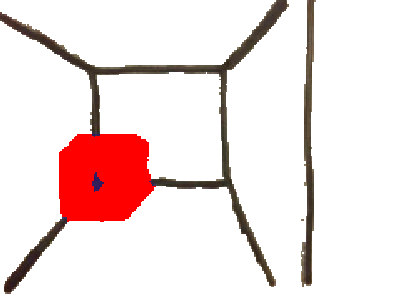
#> input picture data/test-real.bmp, 400 x 300 px
$ python main.py   (Python 2 division)
#> lines starting #> are read from the running program, lines starting #| are printed output that depends on the picture; long printed decimals are rounded
### metropolis/metropolis.py
import random
import numpy as np
from Tkinter import Label
from utils import draw_from_model
from PIL import Image, ImageDraw, ImageFilter, ImageTk


class SquareProblem(object):
    # [109 lines left out: functions __init__, render, get_image, get_random_square, get_square, get_next and 1 more, not called in this run]

    def get_prior_prob(self, x):
        return 1.


class CubeProblem(object):
    def __init__(self, root, dims, num_boxes, mins, maxes, radius):
        self.root = root
        self.dims = dims
        self.num_boxes = num_boxes
        self.mins = mins
        self.maxes = maxes
        self.radius = radius

    def render(self, img, x):
        img = self.get_image(x).filter(
            ImageFilter.GaussianBlur(radius=self.radius)
        )
        draw = ImageDraw.Draw(img)
        draw.text((30, 10), str([round(c, 3) for c in x]), fill="#000000")
        tk_img = ImageTk.PhotoImage(img)
        label_image = Label(self.root, image=tk_img)
        label_image.place(
            x=0, y=0,
            width=img.size[0],
            height=img.size[1]
        )
        self.root.update()

    def get_image(self, x):
        model = [
            [20, (0, 0, 0), '#000000', 1]
        ] + [[
            x[4*i+3],
            (x[4*i], x[4*i+1], x[4*i+2]),
            '#ff0000',
            0
        ] for i in range(0, self.num_boxes)] + [
            [20, (20.1, 0, 0), '#ffffff', 0]
        ]
        return self.get_image_helper(model)

    def get_image_helper(self, model):
        im = Image.new('RGB', self.dims, '#ffffff')
        draw = ImageDraw.Draw(im)
        camera = np.matrix([
            [1, 0, 0],
            [0, 1, 0],
            [0, 0, 1],
            [15, 10, 30]
        ])
        draw_from_model(draw, camera, model, fov=200)
        return im

    # [5 lines left out: function get_random_cube, not called in this run]

    # G
    def get_next(self, x, k, factor):
        step = (self.maxes[k]-self.mins[k])/8.
        shift = factor * random.uniform(0, step)

        if x[k] + shift < self.mins[k] or x[k] + shift > self.maxes[k]:
            return x
        else:
            x_list = list(x)
            x_list[k] += shift
            return tuple(x_list)

    def get_likelihood_func(self, goal_img):
        small_size = (100, 75)
        small_goal_img = goal_img.resize(
            small_size, Image.BILINEAR
        ).filter(
            ImageFilter.GaussianBlur(radius=self.radius)
        )
        data_a = np.array(small_goal_img.getdata())

        def get_likelihood(x):
            b = self.get_image(x).resize(
                small_size, Image.BILINEAR
            ).filter(
                ImageFilter.GaussianBlur(radius=self.radius)
            )
            data_b = np.array(b.getdata())

            # direct error
            a_sub_b = np.subtract(data_a, data_b)
            diff = np.linalg.norm(
                a_sub_b[:, 0]
            ) + np.linalg.norm(
                a_sub_b[:, 1]
            ) + np.linalg.norm(
                a_sub_b[:, 2]
            )
            return 1./diff

        return get_likelihood

    def get_prior_prob(self, x):
        return 1.


class PrismProblem(CubeProblem):
    # [12 lines left out: function get_image, not called in this run]


class FurnitureProblem(CubeProblem):
    # [85 lines left out: functions get_furniture_from_type, get_next, get_image, get_likelihood_func, not called in this run]

### metropolis/utils.py
import cv2
import numpy as np
from PIL import Image, ImageDraw

# [11 lines left out: function get_box, not called in this run]

#Takes in three sizes - one for the width, other for length.
def get_rect(size, loc):
  sides = [
  [[loc[i]+dr[i] for i in range (0,3)] for dr in [[0,0,0],[size[0],0,0],[size[0],size[1],0],[0,size[1],0]]],
  [[loc[i]+dr[i] for i in range (0,3)] for dr in [[0,0,0],[size[0],0,0],[size[0],0,size[2]],[0,0,size[2]]]],
  [[loc[i]+dr[i] for i in range (0,3)] for dr in [[0,0,0],[0,0,size[2]],[0,size[1],size[2]],[0,size[1],0]]],
  [[loc[i]+dr[i] for i in range (0,3)] for dr in [[0,size[1],0],[size[0],size[1],0],[size[0],size[1],size[2]],[0,size[1],size[2]]]],
  [[loc[i]+dr[i] for i in range (0,3)] for dr in [[size[0],0,0],[size[0],size[1],0],[size[0],size[1],size[2]],[size[0],0,size[2]]]],
  [[loc[i]+dr[i] for i in range (0,3)] for dr in [[0,0,size[2]],[0,size[1],size[2]],[size[0],size[1],size[2]],[size[0],0,size[2]]]]
  ]

  return [np.array(side) for side in sides]


def draw_polygons(drawer, polygons):
  w = drawer.im.size[0]
  h = drawer.im.size[1]
  for t in polygons:
    if t[2]:
      t[0] = t[0] + [t[0][0]]
      drawer.line(map(lambda p: (p[0]+w/2,h/2-p[1]),t[0]),fill=t[1],width=4)
    else:
      drawer.polygon(map(lambda p: (p[0]+w/2,h/2-p[1]),t[0]), fill=t[1])

def local_coord(M, points):
  inv = np.linalg.inv(M)
  aug = np.concatenate((points, np.ones((len(points),1))), axis=1)
  return np.dot(aug,inv)[:,:-1]

def project(local_coord, fov):
  return np.apply_along_axis(lambda r: fov*r/-r[-1], 1, local_coord)[:,:-1]

def get_local_proj(M,points,fov):
  local = local_coord(M, points)
  return project(local,fov)


#Box: size
#Rect: l, w, h
# [57 lines left out: function draw_from_file, not called in this run]

#Okay we are going to generalize this function to work for prisms in general, and then cubes will be easily covered as well.
def draw_from_model(drawer, camera, model, fov):
    M = np.concatenate(
        (camera, np.array([[0, 0, 0, 1]]).T), axis=1
    )

    polygons = []
    for box in model:
      #Legacy handler
      try:
        b = len(box[0])
      except:
        box[0] = (box[0],box[0],box[0])
      #Now for the box rendering
      #print box[0]
      size = [float(box[0][0]),float(box[0][1]),float(box[0][2])]
      loc = box[1]
      color = box[2]
      wireframe = float(box[3])

      sides = get_rect((size[0],size[1],size[2]), loc)
      for side in sides:
          proj = get_local_proj(M, side, fov)
          polygons.append([
              map(tuple, np.array(proj)), color, wireframe
          ])
    draw_polygons(drawer, polygons)


# [20 lines that do not run on import are left out]

### metropolis/pso.py
import random
import time


class Particle(object):
    def __init__(self, pos, score, vel):
        self.pos = list(pos)
        self.best = score
        self.best_pos = list(pos)
        self.vel = vel


class PSO(object):
    # @param params   - list of [min, max] pairs, one per param
    # @param pi_maker - the posterior likelihood function maker
    def __init__(self, params, pi_maker):
        self._w = 0.5729
        self._p = 0.15
        self._g = 0.13
        self._r = 0.085
        self._iv = 0.5

        self.d = len(params)
        self.params = params
        self.pi_maker = pi_maker


    def get_rand_pos(self):
        return [
            random.random() for _ in range(self.d)
        ]

    def pos_to_params(self, pos):
        return [
            self.params[i][0] + pos[i] * (
                self.params[i][1] - self.params[i][0]
            ) for i in range(self.d)
        ]

    def optimize(self, n, t, goal, each_time):
        start = time.clock()
        pi = self.pi_maker(goal)

        # init
        particles = []
        best = float('-inf')
        best_pos = []
        for i in range(n):
            pos = self.get_rand_pos()
            score = pi(self.pos_to_params(pos))
            vel = [
                2*self._iv*random.random() - self._iv
                for i in range(self.d)
            ]
            particles.append(Particle(pos, score, vel))

            if score > best:
                best = score
                best_pos = list(pos)

        # iterate
        for _ in range(t):
            if _ % 10 == 0:
                print best, self.pos_to_params(best_pos)
            for i in range(n):
                p = particles[i]

                # velocity update
                rp = random.random()
                rg = random.random()
                for j in range(self.d):
                    pdiff = p.best_pos[j] - p.pos[j]
                    gdiff = best_pos[j] - p.pos[j]
                    p.vel[j] = self._w * p.vel[j]
                    p.vel[j] += self._p * rp * pdiff
                    p.vel[j] += self._g * rg * gdiff
                    p.vel[j] += 2 * self._r * random.random() - self._r

                # position update
                for j in range(self.d):
                    p.pos[j] = p.pos[j] + p.vel[j]
                    p.pos[j] = max(0, min(1, p.pos[j]))

                # update the best score
                new_score = pi(self.pos_to_params(p.pos))
                if new_score > p.best:
                    p.best = new_score
                    p.best_pos = list(p.pos)

                if new_score > best:
                    best = new_score
                    best_pos = list(p.pos)

            each_time(particles)

        # logging
        duration = time.clock() - start
        print str(t) + ' steps in ' + str(duration) + 's'

        return self.pos_to_params(best_pos)

### metropolis/mh.py
import numpy as np
import random
import time


class MH(object):
    # @param G -------- proposes a new state to transition to
    # @param pi_maker -  the post likelihood function maker
    # @param q -------- prior prob of the latent variables
    def __init__(self, G, pi_maker, q, progress):
        self.G = G
        self.pi_maker = pi_maker
        self.q = q
        self.progress = progress

    def optimize(self, goal_img, x_0, trials):
        start = time.clock()
        pi = self.pi_maker(goal_img)

        # Initialization: pick an initial state x at random
        x = x_0
        self.progress(x)
        prior_x = self.q(x)
        post_x = pi(x)

        # keep track of the most likely state
        x_max = x
        post_max = post_x
        for i in range(trials):
            if i % 10 == 0:
                print i, post_max, map(lambda x: round(x, 1), x_max)

            # randomly pick a state x' via G
            nudge = 0.05
            k = i % len(x)
            x_list = list(x)
            x_list[k] += nudge
            xpp = tuple(x_list)

            factor = nudge * np.sign(pi(xpp) - post_x)
            xp = self.G(x, k, factor)

            # compute the prior probability of x'
            prior_xp = self.q(xp)

            # render x' into I_r' to compute pi(x')
            post_xp = pi(xp)
            if post_xp > post_max:
                x_max = xp
                post_max = post_xp
                self.progress(xp)

            # set A(x'|x)=pi(I_r')/pi(I_r) * q(x')/q(x)
            acceptance = prior_xp/prior_x
            acceptance *= post_xp/post_x
            # print i, post_max, acceptance

            # accept the state according to A(x'|x).
            if random.random() < acceptance:
                # accept
                x, prior_x, post_x = xp, prior_xp, post_xp

        end = time.clock()
        duration = end - start
        print str(trials) + ' trials in ' + str(duration) + 's'
        return x_max

### metropolis/main.py
import numpy as np
from Tkinter import Tk, Label
from PIL import Image, ImageDraw, ImageTk
from metropolis import CubeProblem, PrismProblem, FurnitureProblem
from mh import MH
from pso import PSO
from preprocess import clean


def render_particles(rt, dimensions, particles):
    # render all particles
    img = Image.new('RGB', dimensions, '#ffffff')
    draw = ImageDraw.Draw(img)
    w = 3
    for p in particles:
        x = dimensions[0] * p.pos[0]
        y = dimensions[1] * p.pos[1]
        draw.rectangle(
            [x-w, y-w, x+w, y+w],
            fill=(255, 0, 0)
        )

    tk_img = ImageTk.PhotoImage(img)
    label_image = Label(rt, image=tk_img)
    label_image.place(
        x=0, y=0,
        width=img.size[0],
        height=img.size[1]
    )
    rt.update()

def test001():
    dims = (400, 300)
    mins = [0, 0, 0, 2]
    maxes = [17, 15, 15, 8]
    root = Tk()
    root.geometry(str(dims[0]) + 'x' + str(dims[1]))

    # domain specific
    numBoxes = 1
    correct = [0., 0., 0., 5.]
    problem = CubeProblem(
        root, dims, numBoxes,
        mins*numBoxes, maxes*numBoxes,
        radius=20
    )
    correct_img = problem.get_image(correct)
#> in get_image_helper, `im = Image.new('RGB', self.dims, '#ffffff')`: im: PIL image 400x300 RGB; every value is 255
    correct_img = Image.open('../data/test-real.bmp')
#> correct_img is the input picture: PIL image 400x300 RGB; mean R, G, B 241.5, 225.3, 224.4
    correct_img.save('../data/correct.bmp')

    swarm = PSO(
        zip(mins*numBoxes, maxes*numBoxes),
        problem.get_likelihood_func
    )
    first_guess = swarm.optimize(
        8, 60, correct_img,
        lambda x: render_particles(root, dims, x)
    )
#> in get_likelihood_func, `small_goal_img = goal_img.resize( small_size, Image.BILINEAR ).filter(..`:
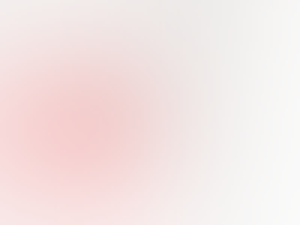
#> small_goal_img: PIL image 100x75 RGB (shown 3 times larger); mean R, G, B 243.8, 229.6, 228.9
#> the loop in optimize, `for i in range(n):` made 8 passes
#> (best, best_pos) on pass 1: (0.000168, [0.844, 0.758, 0.421, 0.259])
#> after the loop in optimize, `for i in range(n):`: best = 0.000168; particles = 8 items
#> the loop in optimize, `for _ in range(t):` made 60 passes
#| 0.0001685 [14.355, 11.369, 6.309, 3.554]
#| 0.0001685 [14.355, 11.369, 6.309, 3.554]
#| 0.0001685 [14.355, 11.369, 6.309, 3.554]
#| 0.0001685 [14.355, 11.369, 6.309, 3.554]
#| 0.0001685 [14.355, 11.369, 6.309, 3.554]
#| 0.0001685 [14.355, 11.369, 6.309, 3.554]
    print 'First guess: ', first_guess
#| First guess:  [14.355, 11.369, 6.309, 3.554]
    print 'First score: ', np.linalg.norm(np.subtract(first_guess, correct))
#| First score:  19.422
    metropolis = MH(
        problem.get_next,
        problem.get_likelihood_func,
        problem.get_prior_prob,
        lambda x: problem.render(problem.get_image(x), x)
    )
    guess = metropolis.optimize(
        correct_img, first_guess, trials=200
    )
#> in render, `tk_img = ImageTk.PhotoImage(img)`:
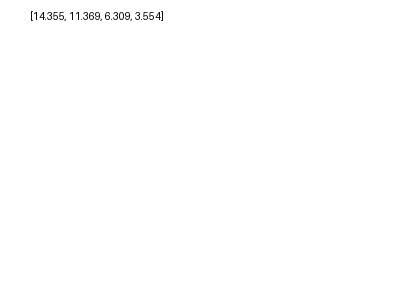
#> img: PIL image 400x300 RGB; min 3, max 255, mean 254.4
#> the loop in optimize, `for i in range(trials):` made 200 passes
#| 0 0.0001685 [14.4, 11.4, 6.3, 3.6]
#| 10 0.0001685 [14.4, 11.4, 6.3, 3.6]
#| 20 0.0001685 [14.4, 11.4, 6.3, 3.6]
#| 30 0.0001685 [14.4, 11.4, 6.3, 3.6]
#| 40 0.0001685 [14.4, 11.4, 6.3, 3.6]
#| 50 0.0001685 [14.4, 11.4, 6.3, 3.6]
#| 60 0.0001685 [14.4, 11.4, 6.3, 3.6]
#| 70 0.0001685 [14.4, 11.4, 6.3, 3.6]
#> (further printed lines are left out)

    im = problem.get_image(guess)
    im.save('../data/guess.bmp')
    print 'Guess: ', guess
#| Guess:  [14.355, 11.369, 6.309, 3.554]
    print 'Score: ', np.linalg.norm(np.subtract(guess, correct))
#| Score:  19.422

#This test the prism renderer.
# [95 lines left out: functions test002, test003, not called in this run]

test001()

$ run again, with data/test-wireframe.bmp copied over data/test-real.bmp
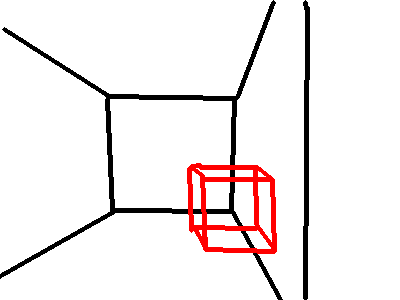
#> input picture data/test-wireframe.bmp, 400 x 300 px
#> im: PIL image 400x300 RGB; every value is 255
#> in test001, correct_img is the input picture: PIL image 400x300 RGB; mean R, G, B 242.9, 236.8, 236.8
#> in get_likelihood_func, `small_goal_img = goal_img.resize( small_size, Image.BILINEAR ).filter(..`:
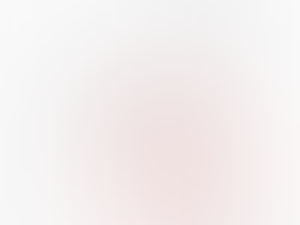
#> small_goal_img: PIL image 100x75 RGB (shown 3 times larger); mean R, G, B 244.4, 238.9, 238.9
#> the loop in optimize, `for i in range(n):` made 8 passes
#> (best, best_pos) on pass 1: (0.000252, [0.844, 0.758, 0.421, 0.259])
#> after the loop in optimize, `for i in range(n):`: best = 0.000252; particles = 8 items
#> the loop in optimize, `for _ in range(t):` made 60 passes
#| 0.0002521 [14.355, 11.369, 6.309, 3.554]
#| 0.0002521 [14.355, 11.369, 6.309, 3.554]
#| 0.0002521 [14.355, 11.369, 6.309, 3.554]
#| 0.0002521 [14.355, 11.369, 6.309, 3.554]
#| 0.0002521 [14.355, 11.369, 6.309, 3.554]
#> (further printed lines are left out)
#| First guess:  [14.355, 11.369, 6.309, 3.554]
#| First score:  19.422
#> the loop in optimize, `for i in range(trials):` made 200 passes
#| 0 0.0002521 [14.4, 11.4, 6.3, 3.6]
#| 10 0.0002521 [14.4, 11.4, 6.3, 3.6]
#| 20 0.0002521 [14.4, 11.4, 6.3, 3.6]
#| 30 0.0002521 [14.4, 11.4, 6.3, 3.6]
#| 40 0.0002521 [14.4, 11.4, 6.3, 3.6]
#> (further printed lines are left out)
#| Guess:  [14.355, 11.369, 6.309, 3.554]
#| Score:  19.422

$ run again, with data/test2.bmp copied over data/test-real.bmp
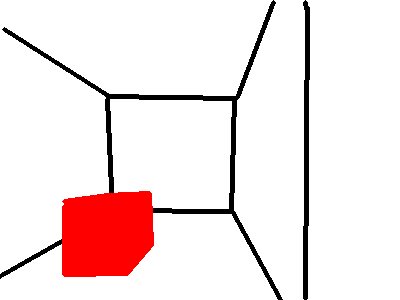
#> input picture data/test2.bmp, 400 x 300 px
#> im: PIL image 400x300 RGB; every value is 255
#> in test001, correct_img is the input picture: PIL image 400x300 RGB; mean R, G, B 243.7, 228.6, 228.6
#> in get_likelihood_func, `small_goal_img = goal_img.resize( small_size, Image.BILINEAR ).filter(..`:
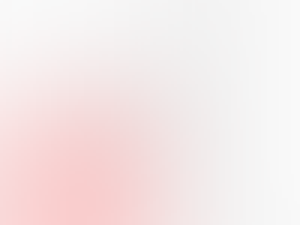
#> small_goal_img: PIL image 100x75 RGB (shown 3 times larger); mean R, G, B 245.1, 232.9, 232.9
#> the loop in optimize, `for i in range(n):` made 8 passes
#> (best, best_pos) on pass 1: (0.000187, [0.844, 0.758, 0.421, 0.259])
#> after the loop in optimize, `for i in range(n):`: best = 0.000187; particles = 8 items
#> the loop in optimize, `for _ in range(t):` made 60 passes
#| 0.0001866 [14.355, 11.369, 6.309, 3.554]
#| 0.0001866 [14.355, 11.369, 6.309, 3.554]
#| 0.0001866 [14.355, 11.369, 6.309, 3.554]
#| 0.0001866 [14.355, 11.369, 6.309, 3.554]
#| 0.0001866 [14.355, 11.369, 6.309, 3.554]
#> (further printed lines are left out)
#| First guess:  [14.355, 11.369, 6.309, 3.554]
#| First score:  19.422
#> the loop in optimize, `for i in range(trials):` made 200 passes
#| 0 0.0001866 [14.4, 11.4, 6.3, 3.6]
#| 10 0.0001866 [14.4, 11.4, 6.3, 3.6]
#| 20 0.0001866 [14.4, 11.4, 6.3, 3.6]
#| 30 0.0001866 [14.4, 11.4, 6.3, 3.6]
#| 40 0.0001866 [14.4, 11.4, 6.3, 3.6]
#> (further printed lines are left out)
#| Guess:  [14.355, 11.369, 6.309, 3.554]
#| Score:  19.422
